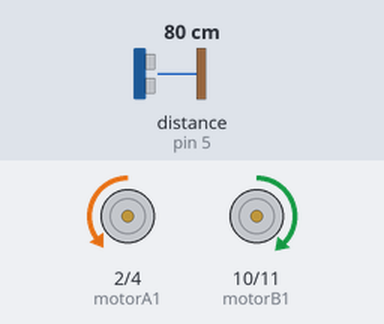
The sketch below on a simulated Arduino Uno, built with avr-gcc and run on an emulated ATmega328P. Parts: motor-driver pin pairs drawn as motors (green arrow = first pin HIGH = forward, orange = second pin HIGH = backward, longer = more drive, scaled by the enable pin). Wiring (inferred from the names in the program): ultrasonic range finder: trigger pin 6; echo pin 5. Inputs (shaded band) come from the test bench; at power-on: distance to the obstacle (sensor on pin 5) 80 cm. The echo pulse lasts 58.3 µs per cm.

Above: at 1.2 s.
1.3 s: distance to the obstacle (sensor on pin 5) set to 11 cm
2.8 s: distance to the obstacle (sensor on pin 5) set to 8 cm
At 3.07 s:
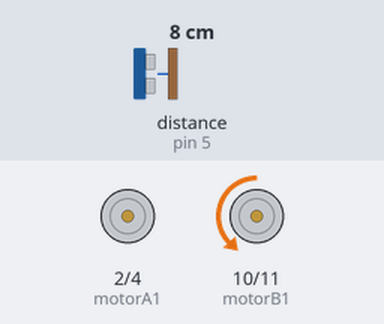
5.8 s: distance to the obstacle (sensor on pin 5) set to 18 cm
At 6.8 s:
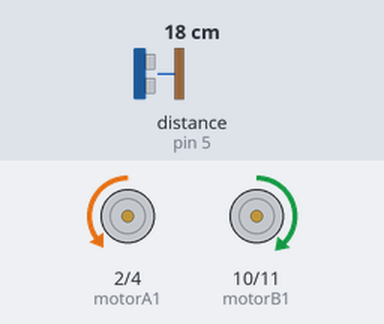
7.4 s: distance to the obstacle (sensor on pin 5) set to 2 cm
At 7.67 s:
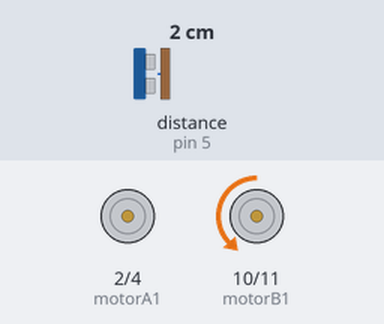
Timing chart, 0 to 11.4 s (numbered marks = the images above; inputs shaded):
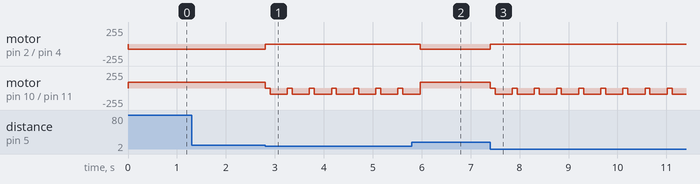

The sketch:

Obstacle_Avoiding_Mode.ino
```cpp
//Motor A
int motorA1 = 2;
int motorA2 = 4;
int motorAenb = 3;
#define motorArpm 80 //Any value between 0 and 255

//Motor B
int motorB1 = 10;
int motorB2 = 11;
int motorBenb = 9;
#define motorBrpm 90 //Any value between 0 and 255

//Ultrasonic Sensor
const int trigPin = 6;
const int echoPin = 5;

//Define Variables
long duration;
int distance;

void setup(){
  pinMode(motorA1, OUTPUT);
  pinMode(motorA2, OUTPUT);
  pinMode(motorAenb, OUTPUT);
  pinMode(motorB1, OUTPUT);
  pinMode(motorB2, OUTPUT);
  pinMode(motorBenb, OUTPUT);

  pinMode(trigPin, OUTPUT);
  pinMode(echoPin, INPUT);
}

void loop(){
  digitalWrite(trigPin , HIGH);
  delayMicroseconds(1000);
  digitalWrite(trigPin , LOW);

  duration = pulseIn(echoPin , HIGH);
  distance = (duration/2) / 28.5;

  if(distance < 10){
    analogWrite(motorAenb, 0);
    analogWrite(motorBenb, 0);
    delay(100);
    //digitalWrite(motorA1, HIGH);
    //digitalWrite(motorA2, LOW);
    //analogWrite(motorAenb, motorArpm);
    //digitalWrite(motorB1, LOW);
    //digitalWrite(motorB2, HIGH);
    //analogWrite(motorBenb, motorBrpm);
    //delay(200);
    digitalWrite(motorB1, LOW);
    digitalWrite(motorB2, HIGH);
    analogWrite(motorBenb, motorBrpm);
    delay(350);
  }
  else{
    digitalWrite(motorA1, LOW);
    digitalWrite(motorA2, HIGH);
    analogWrite(motorAenb, motorArpm);
    digitalWrite(motorB1, HIGH);
    digitalWrite(motorB2, LOW);
    analogWrite(motorBenb, motorBrpm);
  }
}
```

Measured:
- the behaviour switches between 10 and 9 cm on distance to the obstacle (sensor on pin 5) (found by bisection; images 0 and 1)
- after the input at 1.3 s, every drawn part: stays the same
- after the input at 2.8 s, motor on pin 2 (motorA1) / pin 4 (motorA2): backward 80/255 → stopped at once; motor on pin 10 (motorB1) / pin 11 (motorB2): alternates backward 90/255 for 0.35 s and stopped for 0.10 s, starting at once
- after the input at 5.8 s, motor on pin 2 (motorA1) / pin 4 (motorA2): stopped → backward 80/255 after 0.17 s
- after the input at 7.4 s, motor on pin 2 (motorA1) / pin 4 (motorA2): backward 80/255 → stopped at once; motor on pin 10 (motorB1) / pin 11 (motorB2): alternates backward 90/255 for 0.35 s and stopped for 0.10 s, starting at once
